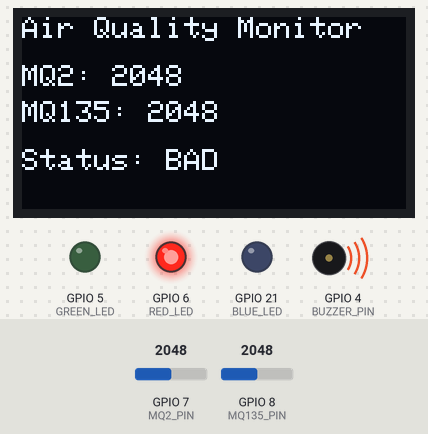
The sketch below on a simulated ESP32-S3. Shown: 128×64 one-colour display, output pins drawn as LEDs (lit = HIGH), buzzer (waves = sounding). The test bench sets the inputs (shaded band); at power-on: GPIO 7 (MQ2_PIN) = 2048, GPIO 8 (MQ135_PIN) = 2048. WiFi joins after 1.5 s; servers stay silent unless stated; no MQTT or app messages arrive unless stated; what the sketch prints to the serial monitor is not drawn.

Above: at 2.7 s.
2.8 s: GPIO 7 (MQ2_PIN) set to 1848
At 7.4 s:
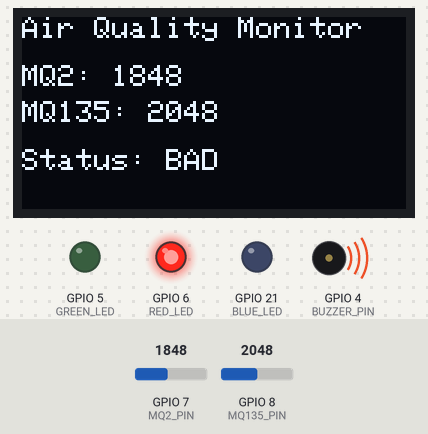
8.8 s: GPIO 7 (MQ2_PIN) set to 1730
At 12.2 s:
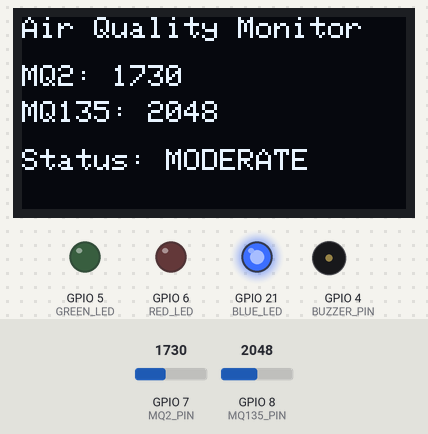
14.8 s: GPIO 7 (MQ2_PIN) set to 842
At 17.0 s:
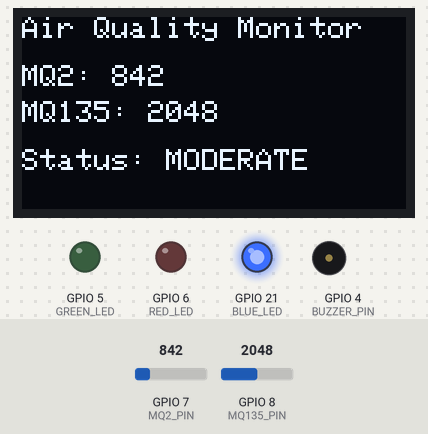
20.8 s: GPIO 7 (MQ2_PIN) set to 738
At 23.0 s:
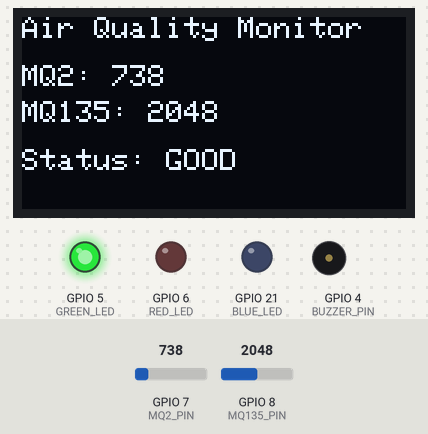
26.8 s: GPIO 8 (MQ135_PIN) set to 1760
At 32.6 s:
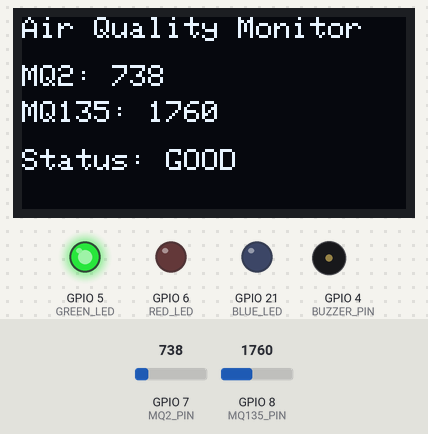
33.2 s: GPIO 8 (MQ135_PIN) set to 1840
At 37.3 s:
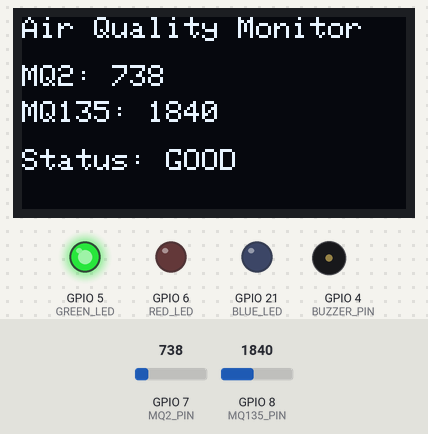
Timing chart, 0 to 38.8 s (numbered marks = the images above; inputs shaded):
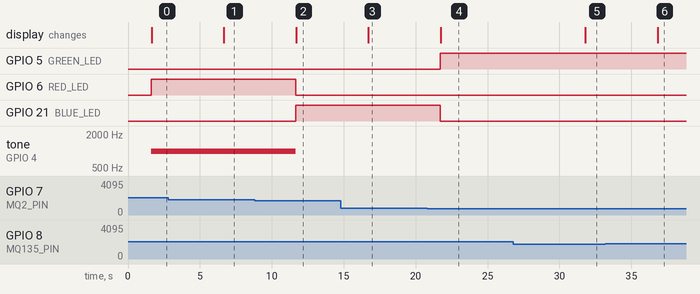

The sketch:

airqualitymonitor.ino
```cpp
#include <WiFi.h>
#include <PubSubClient.h>
#include <Wire.h>
#include <Adafruit_GFX.h>
#include <Adafruit_SSD1306.h>

// WiFi and MQTT details
const char* ssid = "iPhone 13 Pro";
const char* password = "11223344";
const char* mqtt_server = "172.20.10.8";
const int mqtt_port = 1883;
const char* topic = "esp32/air_quality";

// OLED config
#define SCREEN_WIDTH 128
#define SCREEN_HEIGHT 64
Adafruit_SSD1306 display(SCREEN_WIDTH, SCREEN_HEIGHT, &Wire, -1);

// Pins
#define MQ2_PIN 7
#define MQ135_PIN 8
#define GREEN_LED 5
#define BLUE_LED 21
#define RED_LED 6
#define BUZZER_PIN 4

WiFiClient espClient;
PubSubClient client(espClient);

void setup_wifi() {
  Serial.print("Connecting to WiFi...");
  WiFi.begin(ssid, password);
  while (WiFi.status() != WL_CONNECTED) {
    delay(500);
    Serial.print(".");
  }
  Serial.println("\nWiFi connected. IP: " + WiFi.localIP().toString());
}

void reconnect_mqtt() {
  while (!client.connected()) {
    Serial.print("Connecting to MQTT...");
    if (client.connect("ESP32_AirQuality")) {
      Serial.println("connected");
    } else {
      Serial.print("failed, rc=");
      Serial.print(client.state());
      delay(2000);
    }
  }
}

void setup() {
  Serial.begin(115200);

  pinMode(GREEN_LED, OUTPUT);
  pinMode(BLUE_LED, OUTPUT);
  pinMode(RED_LED, OUTPUT);
  pinMode(BUZZER_PIN, OUTPUT);

  if (!display.begin(SSD1306_SWITCHCAPVCC, 0x3C)) {
    Serial.println("OLED init failed");
    while (true);
  }

  display.clearDisplay();
  display.setTextColor(SSD1306_WHITE);
  display.setTextSize(1);
  display.setCursor(0, 0);
  display.println("Air Quality Monitor");
  display.display();

  setup_wifi();
  client.setServer(mqtt_server, mqtt_port);
}

void loop() {
  if (!client.connected()) {
    reconnect_mqtt();
  }
  client.loop();

  int mq2Value = analogRead(MQ2_PIN);
  int mq135Value = analogRead(MQ135_PIN);

  String quality;
  // Turn off all LEDs and buzzer first
  digitalWrite(GREEN_LED, LOW);
  digitalWrite(BLUE_LED, LOW);
  digitalWrite(RED_LED, LOW);
  noTone(BUZZER_PIN);

  if (mq2Value < 800) {
    digitalWrite(GREEN_LED, HIGH);
    quality = "GOOD";
  } else if (mq2Value < 1800) {
    digitalWrite(BLUE_LED, HIGH);
    quality = "MODERATE";
  } else {
    digitalWrite(RED_LED, HIGH);
    tone(BUZZER_PIN, 1000);  // 1kHz tone on buzzer
    quality = "BAD";
  }

  // OLED Display
  display.clearDisplay();
  display.setCursor(0, 0);
  display.println("Air Quality Monitor");
  display.setCursor(0, 16);
  display.print("MQ2: ");
  display.println(mq2Value);
  display.setCursor(0, 28);
  display.print("MQ135: ");
  display.println(mq135Value);
  display.setCursor(0, 44);
  display.print("Status: ");
  display.println(quality);
  display.display();

  // MQTT Publish
  char payload[150];
  snprintf(payload, sizeof(payload),
           "{\"mq2\": %d, \"mq135\": %d, \"air_quality\": \"%s\"}",
           mq2Value, mq135Value, quality.c_str());
  client.publish(topic, payload);
  Serial.print("Published: ");
  Serial.println(payload);

  delay(5000);
}
```

Measured:
- the behaviour switches between 1800 and 1799 on GPIO 7 (MQ2_PIN) (found by bisection; images 1 and 2)
- the behaviour switches between 800 and 799 on GPIO 7 (MQ2_PIN) (found by bisection; images 3 and 4)
- after the input at 2.8 s, the display: changes after 3.9 s (image 1)
- after the input at 8.8 s, GPIO 6 (RED_LED): HIGH → LOW after 2.9 s; GPIO 21 (BLUE_LED): LOW → HIGH after 2.9 s; tone on GPIO 4 (BUZZER_PIN): 1000 Hz → silent after 2.9 s; the display: changes after 2.9 s (image 2)
- after the input at 14.8 s, the display: changes after 1.9 s (image 3)
- after the input at 20.8 s, GPIO 5 (GREEN_LED): LOW → HIGH after 0.92 s; GPIO 21 (BLUE_LED): HIGH → LOW after 0.92 s; the display: changes after 0.94 s (image 4)
- after the input at 26.8 s, the display: changes after 5.0 s (image 5)
- after the input at 33.2 s, the display: changes after 3.6 s (image 6)
